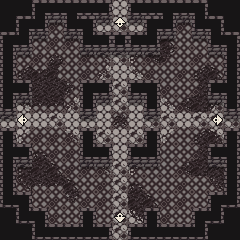

This game map was drawn from its Tiled (.tmx) file and the tilesets committed beside it. A one-line description and the full map source follow:
An orthogonal 15x15 tile map with 16x16 px tiles, 4 tile layers (logic, base, deco, deco2), 2 tilesets.

<map version="1.0" tiledversion="2020.12.26" orientation="orthogonal" renderorder="left-up" width="15" height="15" tilewidth="16" tileheight="16" infinite="0" nextlayerid="8" nextobjectid="1">
 <tileset firstgid="1" source="tiles_faith_decoration.tsx" />
 <tileset firstgid="1025" source="tiles2.tsx" />
 <layer id="4" name="logic" width="15" height="15" locked="1">
  <data encoding="csv">
1029,1029,1029,1029,1029,1029,1029,1026,1029,1029,1029,1029,1029,1029,1029,
1029,1029,1029,1026,1029,1029,1026,1033,1026,1029,1029,1026,1029,1029,1029,
1029,1029,1026,1026,1026,1029,1029,1029,1029,1029,1026,1026,1026,1029,1029,
1029,1026,1026,1026,1026,1026,1026,1026,1026,1026,1026,1026,1026,1026,1029,
1029,1026,1026,1026,1026,1026,1026,1026,1026,1026,1026,1026,1026,1026,1029,
1029,1029,1026,1026,1026,1029,1029,1026,1029,1029,1026,1026,1026,1029,1029,
1029,1026,1026,1026,1026,1029,1026,1026,1026,1029,1026,1026,1026,1026,1029,
1026,1033,1026,1026,1026,1026,1026,1032,1026,1026,1026,1026,1026,1033,1026,
1029,1026,1026,1026,1026,1029,1026,1026,1026,1029,1026,1026,1026,1026,1029,
1029,1029,1026,1026,1026,1029,1029,1026,1029,1029,1026,1026,1026,1029,1029,
1029,1026,1026,1026,1026,1026,1026,1026,1026,1026,1026,1026,1026,1026,1029,
1029,1026,1026,1026,1026,1026,1026,1026,1026,1026,1026,1026,1026,1026,1029,
1029,1029,1026,1026,1026,1026,1026,1026,1026,1026,1026,1026,1026,1029,1029,
1029,1029,1029,1026,1026,1029,1026,1033,1026,1029,1026,1026,1029,1029,1029,
1029,1029,1029,1029,1029,1029,1029,1026,1029,1029,1029,1029,1029,1029,1029
</data>
 </layer>
 <layer id="5" name="base" width="15" height="15" locked="1">
  <data encoding="csv">
10,10,97,136,129,136,104,151,103,136,129,136,98,10,10,
10,97,100,146,99,98,151,152,151,97,100,146,99,98,10,
97,100,145,146,146,99,104,133,103,100,208,145,145,99,98,
135,145,146,240,145,146,145,152,146,208,208,145,146,145,135,
135,240,208,208,145,146,146,151,146,146,145,146,240,208,135,
131,104,240,240,240,97,104,152,103,98,146,145,208,103,132,
102,146,208,208,146,102,151,152,151,102,146,208,208,240,102,
151,151,151,152,151,151,151,240,151,152,152,151,152,152,152,
101,145,146,146,146,101,152,151,152,101,145,145,240,208,101,
131,104,208,146,146,99,104,151,103,100,145,145,240,103,132,
135,208,208,208,146,146,146,152,146,145,145,208,208,240,135,
135,208,240,208,208,145,146,152,208,145,145,146,145,240,135,
99,98,145,146,240,146,146,152,208,208,146,146,145,97,100,
10,99,98,146,145,101,145,152,208,101,146,145,97,100,10,
10,10,99,136,136,130,104,152,103,130,136,136,100,10,10
</data>
 </layer>
 <layer id="7" name="deco" width="15" height="15" locked="1">
  <data encoding="csv">
0,0,0,0,0,0,0,0,0,0,0,0,0,0,0,
0,0,0,0,0,0,0,0,0,0,0,0,0,0,0,
0,0,0,0,0,0,0,0,0,0,210,0,0,0,0,
0,0,0,181,0,0,216,0,215,244,242,0,0,0,0,
0,209,179,212,0,0,248,0,247,0,0,0,209,210,0,
0,0,0,0,245,0,0,0,0,0,0,0,180,0,0,
0,247,211,211,248,0,0,0,0,0,247,244,0,248,0,
0,0,0,0,0,0,0,243,0,0,0,0,0,0,0,
0,215,0,0,216,0,0,0,0,0,215,0,209,216,0,
0,0,181,0,0,0,0,0,0,0,0,0,180,0,0,
0,209,0,210,0,0,216,0,215,0,0,244,0,0,0,
0,241,211,211,210,0,0,0,181,0,0,0,0,241,0,
0,0,0,0,213,0,0,0,0,210,0,0,0,0,0,
0,0,0,0,0,0,0,0,247,0,0,0,0,0,0,
0,0,0,0,0,0,0,0,0,0,0,0,0,0,0
</data>
 </layer>
 <layer id="6" name="deco2" width="15" height="15" locked="1">
  <data encoding="csv">
0,0,0,0,0,0,0,0,0,0,0,0,0,0,0,
0,0,0,161,0,0,162,41,162,0,0,162,0,0,0,
0,0,162,0,162,0,0,0,0,0,161,0,161,0,0,
0,161,0,0,0,162,163,163,161,163,0,0,0,161,0,
0,0,0,0,0,0,0,0,0,0,0,0,0,0,0,
0,0,0,0,0,0,0,0,0,0,0,0,0,0,0,
0,162,0,0,0,0,162,0,161,0,0,0,0,161,0,
163,73,0,0,0,163,0,0,0,163,0,0,0,42,161,
0,0,0,0,0,0,0,0,0,0,0,0,0,0,0,
0,0,0,0,0,0,0,0,0,0,0,0,0,0,0,
0,163,0,0,0,162,161,0,163,161,0,0,0,163,0,
0,0,0,0,0,0,0,0,0,0,0,0,0,0,0,
0,0,0,0,0,0,0,0,0,0,0,0,0,0,0,
0,0,0,0,0,0,0,74,0,0,0,0,0,0,0,
0,0,0,0,0,0,0,0,0,0,0,0,0,0,0
</data>
 </layer>
</map>
